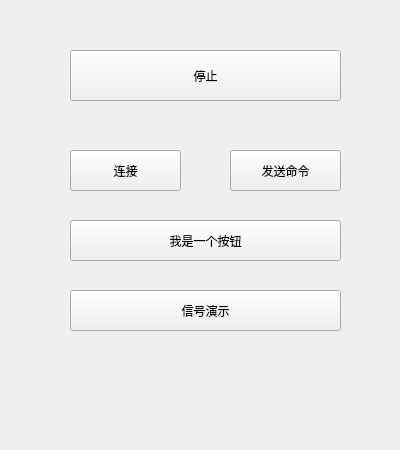
<?xml version="1.0" encoding="UTF-8"?>
<ui version="4.0">
 <class>Widget</class>
 <widget class="QWidget" name="Widget">
  <property name="geometry">
   <rect>
    <x>0</x>
    <y>0</y>
    <width>400</width>
    <height>450</height>
   </rect>
  </property>
  <property name="windowTitle">
   <string>Widget</string>
  </property>
  <widget class="QPushButton" name="startStopButton">
   <property name="geometry">
    <rect>
     <x>70</x>
     <y>50</y>
     <width>271</width>
     <height>51</height>
    </rect>
   </property>
   <property name="text">
    <string>停止</string>
   </property>
  </widget>
  <widget class="QPushButton" name="connectButton">
   <property name="geometry">
    <rect>
     <x>70</x>
     <y>150</y>
     <width>111</width>
     <height>41</height>
    </rect>
   </property>
   <property name="text">
    <string>连接</string>
   </property>
  </widget>
  <widget class="QPushButton" name="sendCommandButton">
   <property name="geometry">
    <rect>
     <x>230</x>
     <y>150</y>
     <width>111</width>
     <height>41</height>
    </rect>
   </property>
   <property name="text">
    <string>发送命令</string>
   </property>
  </widget>
  <widget class="QPushButton" name="ownButton">
   <property name="geometry">
    <rect>
     <x>70</x>
     <y>220</y>
     <width>271</width>
     <height>41</height>
    </rect>
   </property>
   <property name="text">
    <string>我是一个按钮</string>
   </property>
  </widget>
  <widget class="QPushButton" name="signalButton">
   <property name="geometry">
    <rect>
     <x>70</x>
     <y>290</y>
     <width>271</width>
     <height>41</height>
    </rect>
   </property>
   <property name="text">
    <string>信号演示</string>
   </property>
  </widget>
 </widget>
 <resources/>
 <connections/>
</ui>
